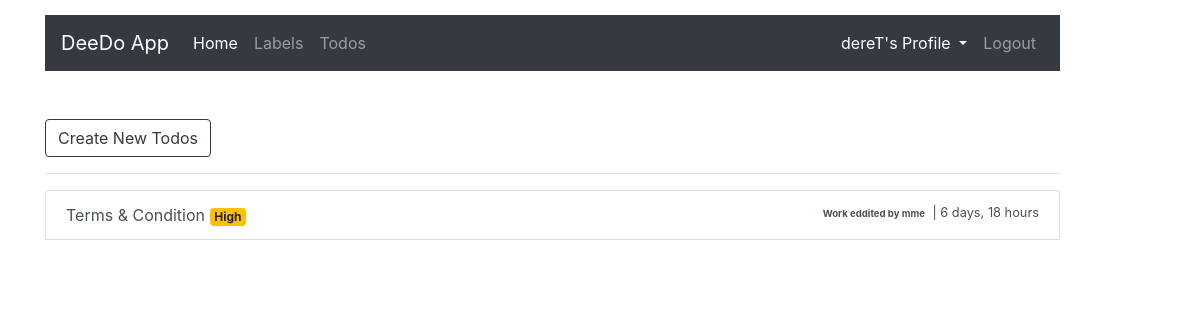
Before: / (signed in) with the older database file.
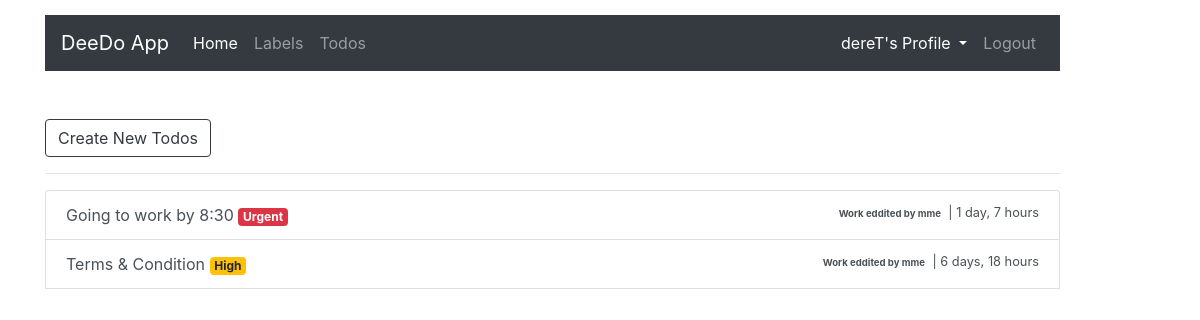
After: the same page with the newer database file.
### todos/models.py (models this page shows, shortened)
class Todo(models.Model):
    title = models.CharField(max_length=100)
    description = models.TextField()
    label = models.ForeignKey(Label, on_delete=models.CASCADE)
    created_on = models.DateTimeField(auto_now_add=True)
    updated_on = models.DateTimeField(auto_now=True)
    status = models.BooleanField(default=False)
    owner = models.ForeignKey(User, on_delete=models.CASCADE, default=1)
    todo_priority = models.ForeignKey(TodoLevel, on_delete=models.CASCADE, default=1)

class TodoLevel(models.Model):
    title = models.CharField(max_length=20)
    created_on = models.DateTimeField(auto_now_add=True)
    updated_on = models.DateTimeField(auto_now=True)
    def __str__(self):
        return self.title

class Label(models.Model):
    title = models.CharField(max_length=100)
    created_on = models.DateTimeField(auto_now_add=True)
    updated_on = models.DateTimeField(auto_now=True)
    status = models.BooleanField(default=1)
    owner = models.ForeignKey(User, on_delete=models.CASCADE, default=1)
    def __str__(self):
        return self.title

### todos/views.py (the view)
# urls.py: path('', TodoListView.as_view(), name='todos-list'),
class TodoListView(LoginRequiredMixin,ListView):
    model = Todo
    def get_queryset(self):
        return Todo.objects.filter(owner=self.request.user).order_by('-todo_priority')

### templates/todos/todo_list.html (shortened to what this page needs)
{% extends 'base.html' %}
{% block contents %}
<div class="mt-5">
        <a href="{% url 'todos-add' %}" class="btn btn-outline-dark">
             Create New Todos
        </a>
        <hr/>
</div>
    {% if object_list %}
            <ul class="list-group checked-list-box">
                {% for todo in object_list %}
                    {% if todo.status == False %}
                        <a href="{% url 'todos-detail' todo.id %}" class="list-group-item list-group-item-action">
                            {{todo.title}}
                            {% if todo.todo_priority.id == 4 %}
                                <span class="badge badge-danger">{{todo.todo_priority}}</span>
                            {% elif todo.todo_priority.id == 3 %}
                                <span class="badge badge-warning">{{todo.todo_priority}}</span>
                            {% elif todo.todo_priority.id == 2 %}
                                <span class="badge badge-info">{{todo.todo_priority}}</span>
                            {% else %}
                                <span class="badge badge-secondary">{{todo.todo_priority}}</span>
                            {% endif %}
                                <small class="float-right">
                                <span class="badge badge-default"> {{todo.label}} </span>
                                <span>| {{todo.updated_on|timesince}}
                                </small>
                        </a>
                    {% endif %}
                {% endfor %}
            </ul>
    {% else %}
        <h5>
            No <b>Todolist</b> Added Yet....
            <a href="{% url 'todos-add' %}"> Click me to Add </a>
            New Label to get Started
        </h5>
    {% endif %}
{% endblock contents %}

Changed rows visible on the page:
added Todo: title "Going to work by 8:30", todo_priority "Urgent", label "Work eddited by mme", updated_on "1 day, 7 hours"
